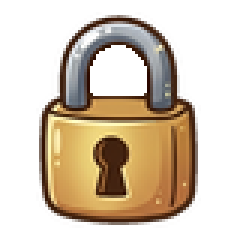
#> input picture docs/ui/ico_lock.png, 80 x 80 px, found by its file name (shown 3 times larger)
$ python process_chest_lock.py
#> lines starting #> are read from the running program, lines starting #| are printed output that depends on the picture; after the words box and inside, x2 and y2 are one past the last pixel; in counts of white or black regions, pixels touching at a corner belong together
#!/usr/bin/env python3
"""Punch lock shackle hole, pack open epic chest, make a red prize star."""

from __future__ import annotations

from collections import deque
from pathlib import Path

import numpy as np
from PIL import Image, ImageFilter

ROOT = Path("/Users/anastasiyamakarova/Документы/скилы/nabey-bryushko")
ASSETS = Path("/Users/anastasiyamakarova/.cursor/projects/Users-anastasiyamakarova-nabey-bryushko/assets")
UI = ROOT / "public" / "ui"

CHEST_SRC = ASSETS / "nano_nb21_1792394673661_1-a26ccfe7-250f-4ec1-a175-9487d8843a41.png"


# [23 lines left out: function flood_white, not called in this run]


def components(mask: np.ndarray) -> list[np.ndarray]:
    h, w = mask.shape
    seen = np.zeros_like(mask, dtype=bool)
    out: list[np.ndarray] = []
    for y in range(h):
        for x in range(w):
            if mask[y, x] and not seen[y, x]:
                q = deque([(y, x)])
                seen[y, x] = True
                pix = [(y, x)]
                while q:
                    cy, cx = q.popleft()
                    for ny, nx in ((cy - 1, cx), (cy + 1, cx), (cy, cx - 1), (cy, cx + 1)):
                        if 0 <= ny < h and 0 <= nx < w and mask[ny, nx] and not seen[ny, nx]:
                            seen[ny, nx] = True
                            q.append((ny, nx))
                            pix.append((ny, nx))
                coords = np.array(pix)
                out.append(coords)
    return out


def punch_lock() -> None:
    path = UI / "ico_lock.png"
    im = Image.open(path).convert("RGBA")
#> im is the input picture: PIL image 80x80 RGBA; mean R, G, B, A 77.4, 62, 43.7, 106.6
    a = np.array(im)
    rgb = a[:, :, :3].astype(np.int16)
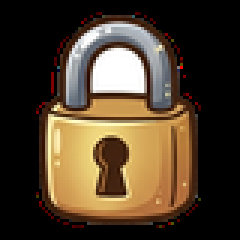
#> rgb: shape (80, 80, 3) int16 (shown 3 times larger); mean R, G, B 77.4, 62, 43.7
    al = a[:, :, 3]
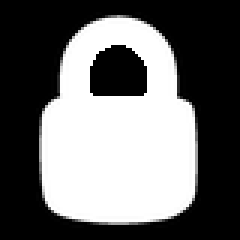
#> al: shape (80, 80) (shown 3 times larger); min 0, max 255, mean 106.6
    luma = rgb.mean(axis=2)
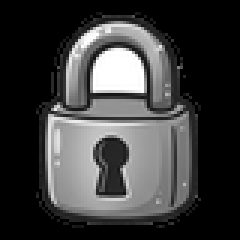
#> luma: shape (80, 80) float64 (shown 3 times larger); min 0, max 255, mean 61
    bright = (luma > 198) & (al > 18)
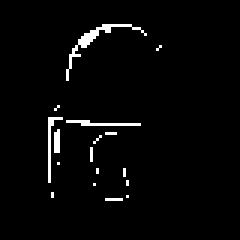
#> bright: shape (80, 80) bool (shown 3 times larger); 2.6% white in thin lines or dots, all inside (x1, y1, x2, y2) = (16, 8, 54, 67)
    comps = components(bright)
#> comps = 26 items
    h, w = al.shape
#> h = 80; w = 80
    hole = None
    best = 0
    for c in comps:
        ys, xs = c[:, 0], c[:, 1]
        cy, cx = float(ys.mean()), float(xs.mean())
        # shackle hole sits in the upper-center opening, not metal highlights
        if 14 < cy < 42 and 22 < cx < 58 and len(c) > best:
            hole = c
            best = len(c)
#> this loop made 26 passes
#> (ys, xs, cy, cx, best) on pass 5: ([15, 16, 16, 17, 18, 18, 18, 19, 18, 20, 21, 22], [25, 25, 24, 24, 24, 23, 25, 23, 26, 23, 23, 23], 18.17, 24, 12)
#> (cy, cx, best) on pass 12: (40.71, 33.36, 28)
#> after the loop, best = 28; hole = 28 pairs, first value 40 to 41, second value 22 to 46
    if hole is None:
        raise SystemExit("lock hole not found")
    punch = np.zeros((h, w), dtype=bool)
    punch[hole[:, 0], hole[:, 1]] = True
    # grow 1px so no white fringe remains in the opening
    grow = punch.copy()
    grow[1:, :] |= punch[:-1, :]
    grow[:-1, :] |= punch[1:, :]
    grow[:, 1:] |= punch[:, :-1]
    grow[:, :-1] |= punch[:, 1:]
    a[grow, 3] = 0
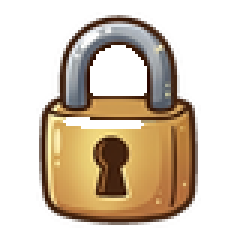
#> a: shape (80, 80, 4) (shown 3 times larger); 1.25% of pixels changed, all inside (x1, y1, x2, y2) = (21, 39, 48, 43); transparent parts drawn white
    out = Image.fromarray(a)
    alpha = out.getchannel("A").filter(ImageFilter.MinFilter(3))
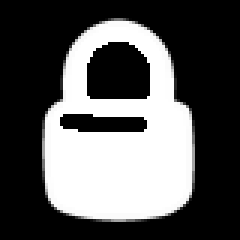
#> alpha: PIL image 80x80 L (shown 3 times larger); min 0, max 255, mean 88.1
    # only erode inside the punched region, keep the rest of the lock crisp
    old_a = np.array(im.split()[-1])
    new_a = np.array(alpha)
    mixed = np.where(grow, np.minimum(old_a, new_a), old_a)
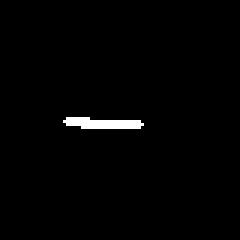
#> grow: shape (80, 80) bool (shown 3 times larger); 1.2% white; 1 white region, box (x1, y1, x2, y2) and area: (21, 39, 48, 43) 80
    out.putalpha(Image.fromarray(mixed.astype(np.uint8)))
    out.save(path)
    print("lock punched", best, "px hole")
#| lock punched 28 px hole


def pack_chest() -> None:
#> (the run stopped early here; a loop or call above may not have finished)
